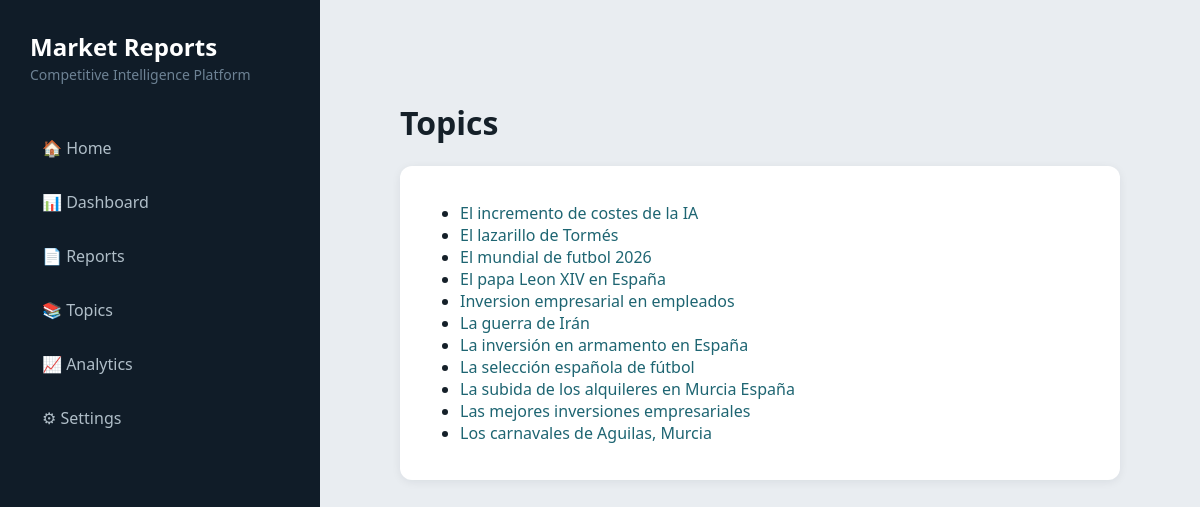
/topics, run on an earlier commit of the app's database.
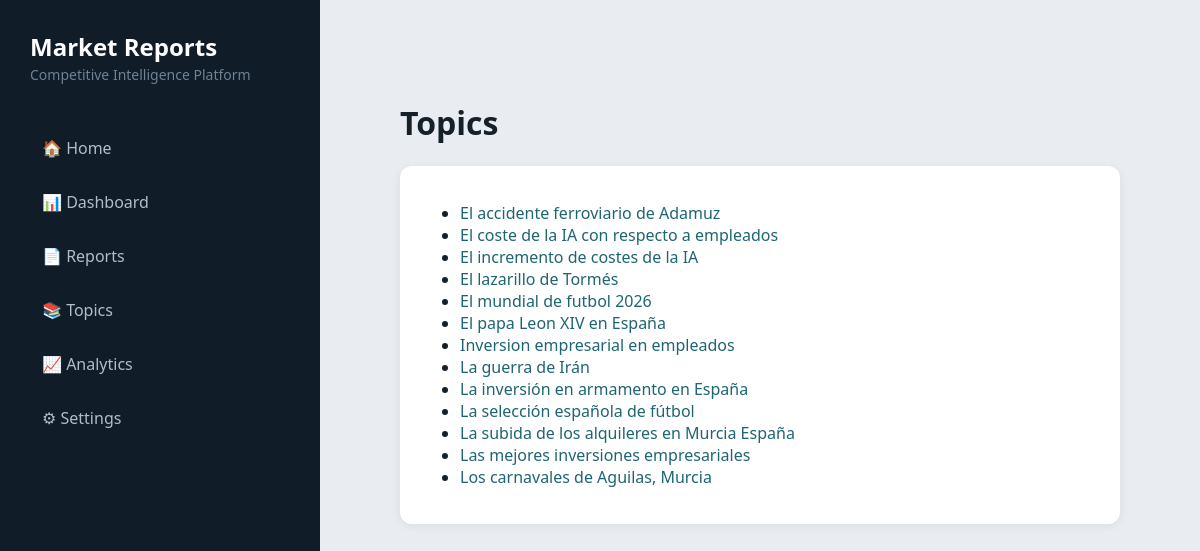
And on a later commit of the database.
### tables this page shows
CREATE TABLE reports (

        id INTEGER PRIMARY KEY AUTOINCREMENT,

        topic TEXT NOT NULL,

        created_at TEXT NOT NULL,

        market_opportunity INTEGER,

        competitive_threat INTEGER,

        technology_maturity INTEGER,

        regulatory_risk INTEGER,

        investment_attractiveness INTEGER,

        markdown_path TEXT,

        pdf_path TEXT
    , md_path TEXT);

### app/dashboard/server.py (the view)
@app.get("/topics")
def topics_page(request: Request):
    reports = get_all_reports()
    topics = sorted(
        list(
            set(
                report[1]
                for report in reports
            )
        )
    )
    return templates.TemplateResponse(
        request=request,
        name="topics.html",
        context={
            "topics": topics
        }
    )

### app/dashboard/templates/topics.html
{% set title = "Topics" %}
{% extends "base.html" %}
{% block content %}
<h1>Topics</h1>
<div class="card">
    <ul>
        {% for topic in topics %}
        <li>
            <a href="/topic/{{ topic }}">
                {{ topic }}
            </a>
        </li>
        {% endfor %}
    </ul>
</div>
{% endblock %}

What changed in the data, as far as the page shows it:
added reports: topic "El accidente ferroviario de Adamuz"
added reports: topic "El coste de la IA con respecto a empleados"
